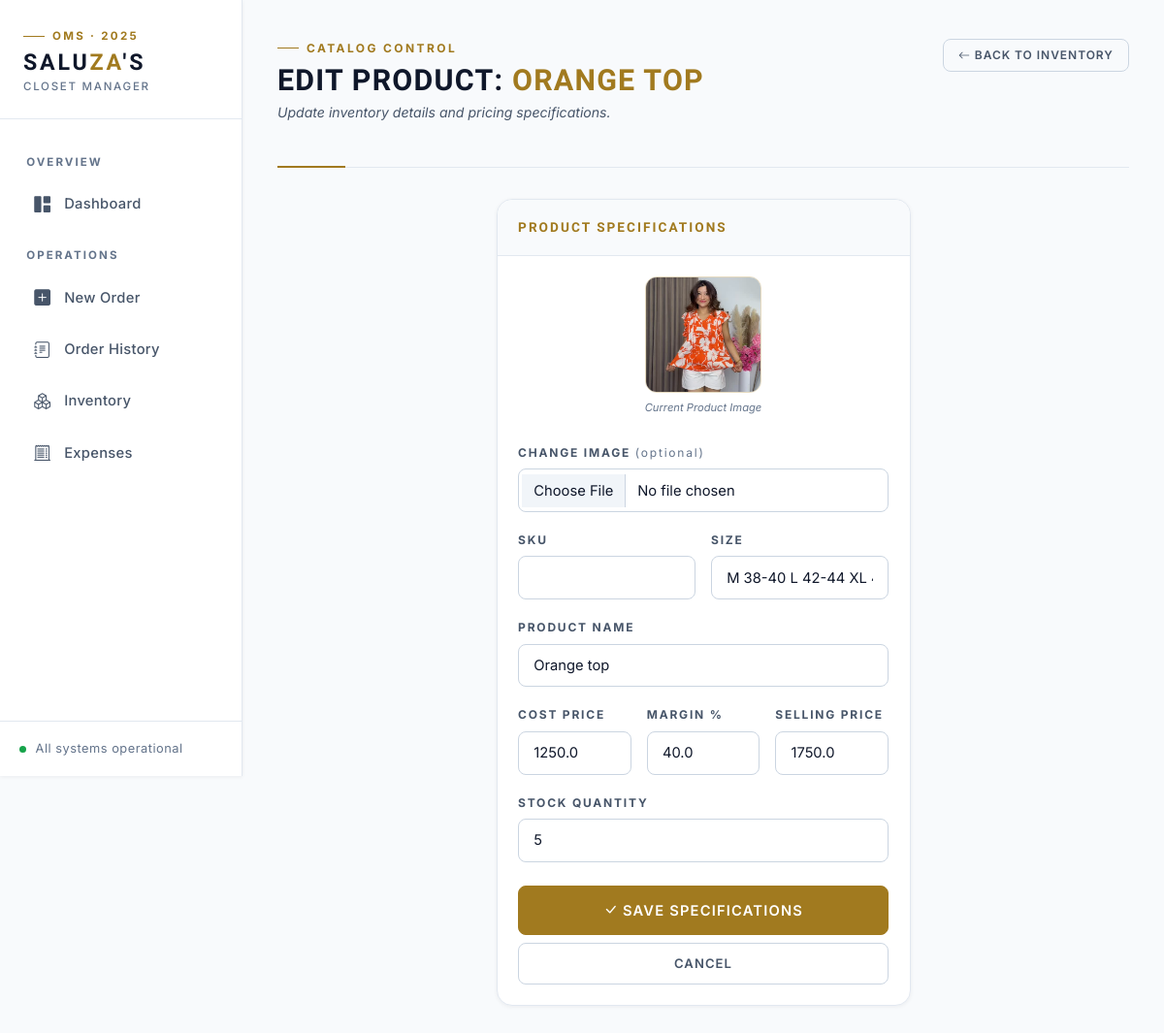
The page /edit_product/79 on the database as committed earlier.
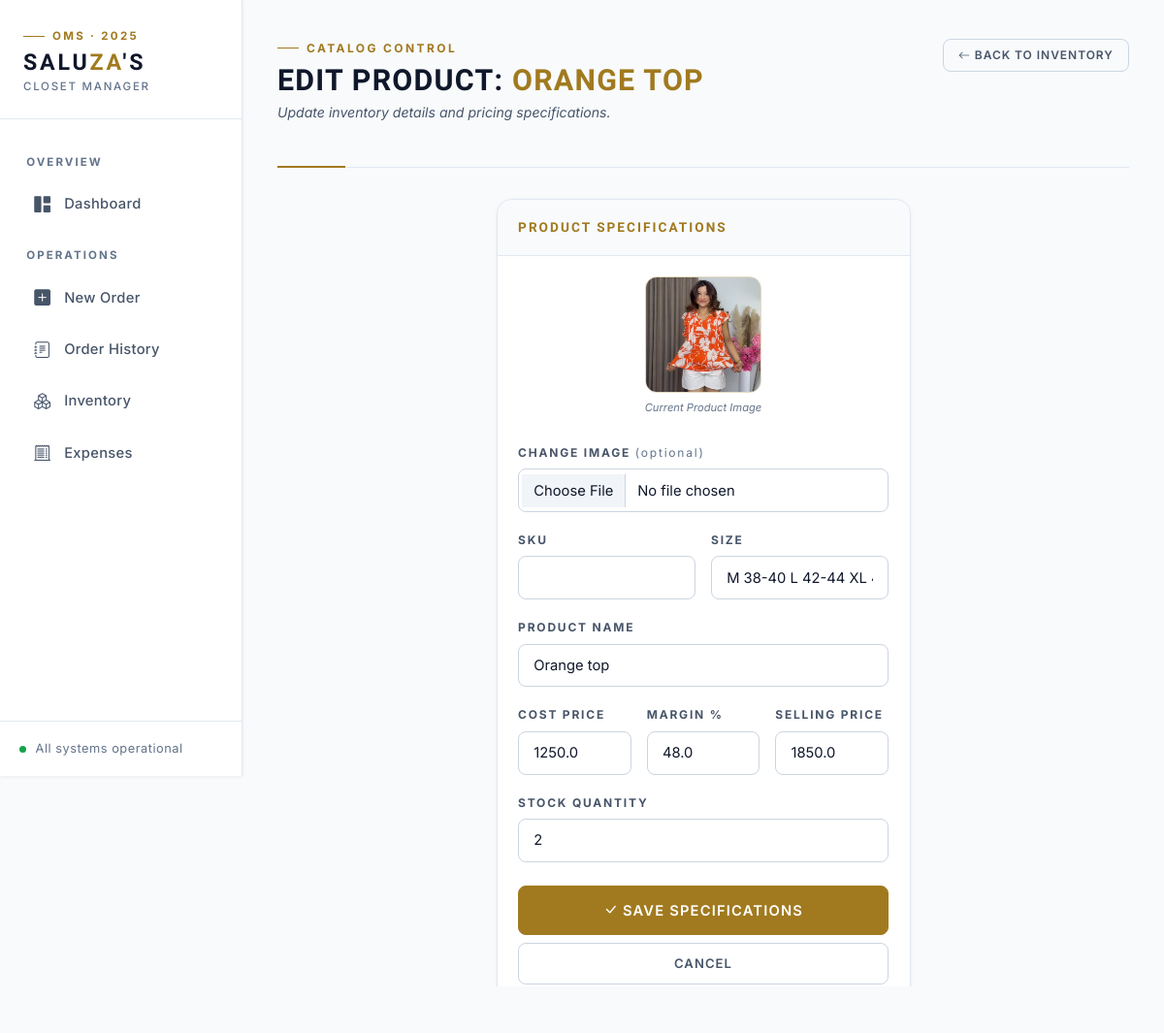
The same page on the database as committed later.
### app.py (models this page shows)
class Product(db.Model):
    id = db.Column(db.Integer, primary_key=True)
    sku = db.Column(db.String(50), unique=True, nullable=True)
    name = db.Column(db.String(100), nullable=False)
    size = db.Column(db.String(10), nullable=False)
    cost_price = db.Column(db.Float, default=0.0)
    price = db.Column(db.Float, nullable=False)
    stock = db.Column(db.Integer, default=0)
    image = db.Column(db.String(100), nullable=True)

### app.py (the view, shortened to what this page needs)
@app.route('/edit_product/<int:id>', methods=['GET', 'POST'])
def edit_product(id):
    product = Product.query.get_or_404(id)
    return render_template('edit_product.html', p=product)

### templates/edit_product.html (shortened to what the changed rows need)
{% extends "layout.html" %}
{% block content %}
<div class="page-header">
    <div>
        <h1>Edit Product: <span class="gold">{{ p.name }}</span></h1>
    </div>
</div>
<div class="row justify-content-center">
    <div class="col-md-7 col-lg-6">
        <div class="card">
            <div class="card-body">
                <form method="POST" enctype="multipart/form-data">
                    {% if p.image %}
                    <div class="text-center mb-4">
                        <img src="{{ url_for('static', filename='uploads/' + p.image) }}"
                            style="width: 120px; height: 120px; object-fit: cover; border-radius: var(--r-md); border: 1px solid var(--line);">
                        <div
                            style="font-size: 0.7rem; color: var(--text-tertiary); margin-top: 0.4rem; font-style: italic;">
                            Current Product Image</div>
                    </div>
                    {% endif %}
                    <div class="row mb-3 g-3">
                        <div class="col">
                            <label class="form-label">Size</label>
                            <input type="text" name="size" class="form-control" value="{{ p.size }}" required>
                        </div>
                    </div>
                    <div class="mb-3">
                        <label class="form-label">Product Name</label>
                        <input type="text" name="name" class="form-control" value="{{ p.name }}" required>
                    </div>
                    <div class="row mb-3 g-3">
                        <div class="col-4">
                            <label class="form-label">Cost Price</label>
                            <input type="number" name="cost_price" id="costPriceInput" class="form-control" step="0.01"
                                value="{{ p.cost_price }}" required>
                        </div>
                        <div class="col-4">
                            <label class="form-label">Margin %</label>
                            <input type="number" id="profitMarginInput" class="form-control" placeholder="%" step="0.1">
                        </div>
                        <div class="col-4">
                            <label class="form-label">Selling Price</label>
                            <input type="number" name="price" id="sellingPriceInput" class="form-control" step="0.01"
                                value="{{ p.price }}" required>
                        </div>
                    </div>
                    <div class="mb-4">
                        <label class="form-label">Stock Quantity</label>
                        <input type="number" name="stock" class="form-control" value="{{ p.stock }}" required>
                    </div>
                </form>
            </div>
        </div>
    </div>
</div>
{% endblock %}

Rows that differ between the two databases and show on the page:
changed Product "ORANGE TOP": price "1750.0" → "1850.0"; stock "5" → "2"
Other text that changed with them:
form field value: "40.0" → "48.0"
